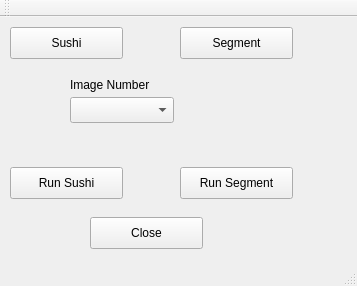
<?xml version="1.0" encoding="UTF-8"?>
<ui version="4.0">
 <class>MainWindow</class>
 <widget class="QMainWindow" name="MainWindow">
  <property name="geometry">
   <rect>
    <x>0</x>
    <y>0</y>
    <width>357</width>
    <height>286</height>
   </rect>
  </property>
  <property name="windowTitle">
   <string>MainWindow</string>
  </property>
  <widget class="QWidget" name="centralWidget">
   <widget class="QComboBox" name="imageNums">
    <property name="geometry">
     <rect>
      <x>70</x>
      <y>80</y>
      <width>104</width>
      <height>26</height>
     </rect>
    </property>
   </widget>
   <widget class="QLabel" name="label">
    <property name="geometry">
     <rect>
      <x>70</x>
      <y>60</y>
      <width>121</width>
      <height>16</height>
     </rect>
    </property>
    <property name="text">
     <string>Image Number</string>
    </property>
   </widget>
   <widget class="QPushButton" name="pushButton">
    <property name="geometry">
     <rect>
      <x>10</x>
      <y>150</y>
      <width>113</width>
      <height>32</height>
     </rect>
    </property>
    <property name="text">
     <string>Run Sushi</string>
    </property>
   </widget>
   <widget class="QPushButton" name="pushButton_2">
    <property name="geometry">
     <rect>
      <x>90</x>
      <y>200</y>
      <width>113</width>
      <height>32</height>
     </rect>
    </property>
    <property name="text">
     <string>Close</string>
    </property>
   </widget>
   <widget class="QPushButton" name="pushButton_3">
    <property name="geometry">
     <rect>
      <x>180</x>
      <y>10</y>
      <width>113</width>
      <height>32</height>
     </rect>
    </property>
    <property name="text">
     <string>Segment</string>
    </property>
   </widget>
   <widget class="QPushButton" name="runSegmentButton">
    <property name="geometry">
     <rect>
      <x>180</x>
      <y>150</y>
      <width>113</width>
      <height>32</height>
     </rect>
    </property>
    <property name="text">
     <string>Run Segment</string>
    </property>
   </widget>
   <widget class="QPushButton" name="sushiButton">
    <property name="geometry">
     <rect>
      <x>10</x>
      <y>10</y>
      <width>113</width>
      <height>32</height>
     </rect>
    </property>
    <property name="text">
     <string>Sushi</string>
    </property>
   </widget>
  </widget>
  <widget class="QMenuBar" name="menuBar">
   <property name="geometry">
    <rect>
     <x>0</x>
     <y>0</y>
     <width>357</width>
     <height>22</height>
    </rect>
   </property>
  </widget>
  <widget class="QToolBar" name="mainToolBar">
   <attribute name="toolBarArea">
    <enum>TopToolBarArea</enum>
   </attribute>
   <attribute name="toolBarBreak">
    <bool>false</bool>
   </attribute>
  </widget>
  <widget class="QStatusBar" name="statusBar"/>
 </widget>
 <layoutdefault spacing="6" margin="11"/>
 <resources/>
 <connections>
  <connection>
   <sender>pushButton_2</sender>
   <signal>clicked()</signal>
   <receiver>MainWindow</receiver>
   <slot>close()</slot>
   <hints>
    <hint type="sourcelabel">
     <x>269</x>
     <y>209</y>
    </hint>
    <hint type="destinationlabel">
     <x>207</x>
     <y>246</y>
    </hint>
   </hints>
  </connection>
 </connections>
</ui>
